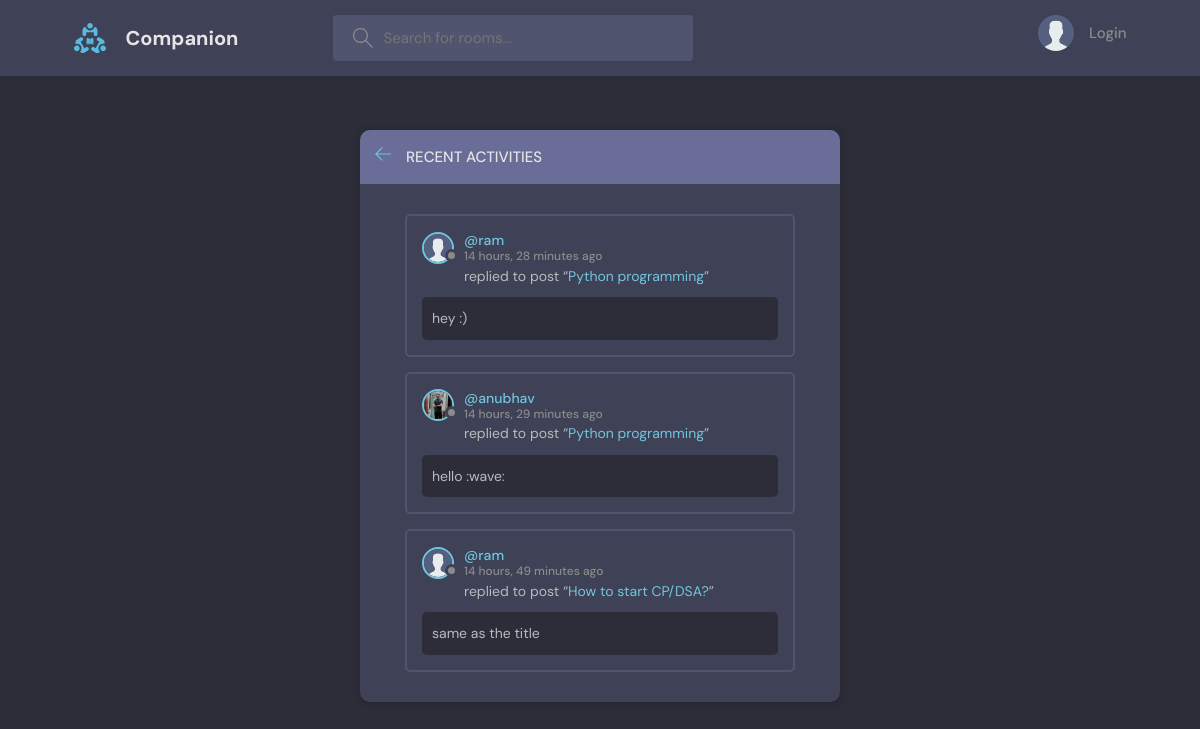
The page /activity/ on the database its author committed.
### base/models.py (models this page shows, shortened)
class Message(models.Model):
    user = models.ForeignKey(User, on_delete=models.CASCADE, related_name="user_messages")
    room = models.ForeignKey(Room, on_delete=models.CASCADE, related_name="room_messages")
    body = models.TextField()
    created = models.DateTimeField(auto_now_add = True)
    updated = models.DateTimeField(auto_now = True)
    class Meta:
        ordering = ['-updated', '-created']
    def __str__(self):
        return self.body[0:50]

class User(AbstractUser):
    name = models.CharField(max_length=200, null=False, blank=False)
    email = models.EmailField(unique=True, null=False, blank=False)
    bio = models.TextField(null=True, blank=True)
    avatar = models.ImageField(null=True, blank=True, default="avatar.svg")
    USERNAME_FIELD = 'email'
    REQUIRED_FIELDS = []
    @property
    def avatar_url(self):
        try:
            url = self.avatar.url
        except:
            url = '/media/avatar.svg'
        return url

class Room(models.Model):
    host = models.ForeignKey(User, on_delete=models.SET_NULL, related_name="rooms", null=True)
    topic = models.ForeignKey(Topic, on_delete=models.SET_NULL, null=True)
    name = models.CharField(max_length = 200)
    description = models.TextField(null = True, blank = True)
    participants = models.ManyToManyField(User, related_name="participants", blank=True)
    created = models.DateTimeField(auto_now_add = True)
    updated = models.DateTimeField(auto_now = True)
    class Meta:
        ordering = ['-updated', '-created']

### base/views.py (the view)
# urls.py: path('activity/', views.activityPage , name="activity"),
def activityPage(request):
    rmessages = Message.objects.all()
    context = {'rmessages': rmessages}
    return render(request, 'base/activity.html/',context)

### base/templates/base/activity.html (shortened to what this page needs)
{% extends 'main.html' %}
{% block content %}
<main class="layout">
  <div class="container">
    <div class="layout__box">
      <div class="layout__boxHeader">
        <div class="layout__boxTitle">
          <a href="{% url 'home' %}">
            <svg version="1.1" xmlns="http://www.w3.org/2000/svg" width="32" height="32" viewBox="0 0 32 32">
              <title>arrow-left</title>
              <path
                d="M13.723 2.286l-13.723 13.714 13.719 13.714 1.616-1.611-10.96-10.96h27.625v-2.286h-27.625l10.965-10.965-1.616-1.607z">
              </path>
            </svg>
          </a>
          <h3>Recent Activities</h3>
        </div>
      </div>
      <div class="activities-page layout__body">
        {% for message in rmessages %}
        <div class="activities__box">
          <div class="activities__boxHeader roomListRoom__header">
            <a href="{% url 'user-profile' message.user.id%}" class="roomListRoom__author">
              <div class="avatar avatar--small">
                <img src="{{message.user.avatar_url}}" />
              </div>
              <p>
                @{{message.user.username}}
                <span>{{message.created|timesince}} ago</span>
              </p>
            </a>
          </div>
          <div class="activities__boxContent">
            <p>replied to post “<a href="{% url 'room' message.room.id %}">{{message.room.name}}</a>”</p>
            <div class="activities__boxRoomContent">
              {{message}}
            </div>
          </div>
        </div>
        {%endfor%}
      </div>
    </div>
  </div>
</main>
{% endblock content %}

### static/styles/style.css (style rules this page uses)
:root { --color-main: #71c6dd; --color-main-light: #e1f6fb; --color-dark: #3f4156; --color-dark-medium: #51546e; --color-dark-light: #696d97; --color-light: #e5e5e5; --color-gray: #8b8b8b; --color-light-gray: #b2bdbd; --color-bg: #2d2d39; --color-success: #5dd693; --color-error: #fc4b0b; }
* { font-family: "DM Sans", -apple-system, BlinkMacSystemFont, "Segoe UI", Roboto, Oxygen, Ubuntu, Cantarell, "Open Sans", "Helvetica Neue", sans-serif; margin: 0; padding: 0; box-sizing: border-box; text-rendering: optimizeLegibility; font-size: inherit; }
html { font-size: 56.25%; }
@media only screen and (min-width: 1200px) { html { font-size: 62.5%; } }
body { line-height: 1.6; font-weight: 400; font-size: 1.5rem; color: var(--color-light-gray); background-color: var(--color-bg); min-height: 100vh; }
img { width: 100%; }
a { display: inline-block; color: var(--color-main); text-decoration: none; }
.container { max-width: 120rem; width: 90%; margin: auto; }
.avatar { position: relative; display: inline-block; border-radius: 50%; border: 2px solid var(--color-main); }
.avatar img { display: block; border-radius: 50%; object-fit: cover; object-position: center; }
.avatar::after { content: ""; display: block; position: absolute; background-color: var(--color-gray); z-index: 111; border-radius: 50%; border: 0.3rem solid var(--color-dark); }
.avatar.avatar--small img { width: 2.8rem; height: 2.8rem; }
.avatar.avatar--small:after { width: 0.7rem; height: 0.7rem; bottom: 0px; right: -6px; }
.layout { margin-top: 2.4rem; }
.layout > .container { display: flex; justify-content: space-between; align-items: flex-start; }
.layout__box { width: 90%; max-width: 48rem; min-height: 40rem; position: relative; margin: 3rem auto; background-color: var(--color-dark); border-radius: 1rem; box-shadow: 1px 1px 6px 3px rgba(0, 0, 0, 0.1); overflow: hidden; }
.layout__boxHeader { display: flex; padding: 1.5rem; background-color: var(--color-dark-light); }
.layout__boxTitle { display: flex; gap: 1.5rem; align-items: center; }
.layout__boxTitle h3 { text-transform: uppercase; font-weight: 500; color: var(--color-light); }
.layout__boxTitle svg { width: 1.6rem; height: 1.6rem; fill: var(--color-main); }
.layout__body { margin: 3rem; }
.roomListRoom__header { display: flex; justify-content: space-between; align-items: center; }
.roomListRoom__author { font-weight: 500; display: flex; align-items: center; gap: 1rem; }
.activities__box { margin: 1.5rem; padding: 1.5rem; border: 2px solid var(--color-dark-medium); border-radius: 5px; }
.activities__boxHeader p { font-size: 1.4rem; line-height: 1.3; }
.activities__boxHeader p span { color: var(--color-gray); font-size: 1.2rem; display: block; }
.activities__boxContent { margin-left: 4.2rem; }
.activities__boxContent { font-size: 1.4rem; }
.activities__boxRoomContent { background: var(--color-bg); padding: 1rem; border-radius: 5px; margin-top: 1rem; margin-left: -4.2rem; }

### rows shown on the page
Message: user.avatar_url (placeholder picture), user.username "ram", created "14 hours, 28 minutes", room.name "Python programming", body "hey :)"
Message: user.avatar_url (picture), user.username "anubhav", created "14 hours, 29 minutes", room.name "Python programming", body "hello :wave:"
Message: user.avatar_url (placeholder picture), user.username "ram", created "14 hours, 49 minutes", room.name "How to start CP/DSA?", body "same as the title"
